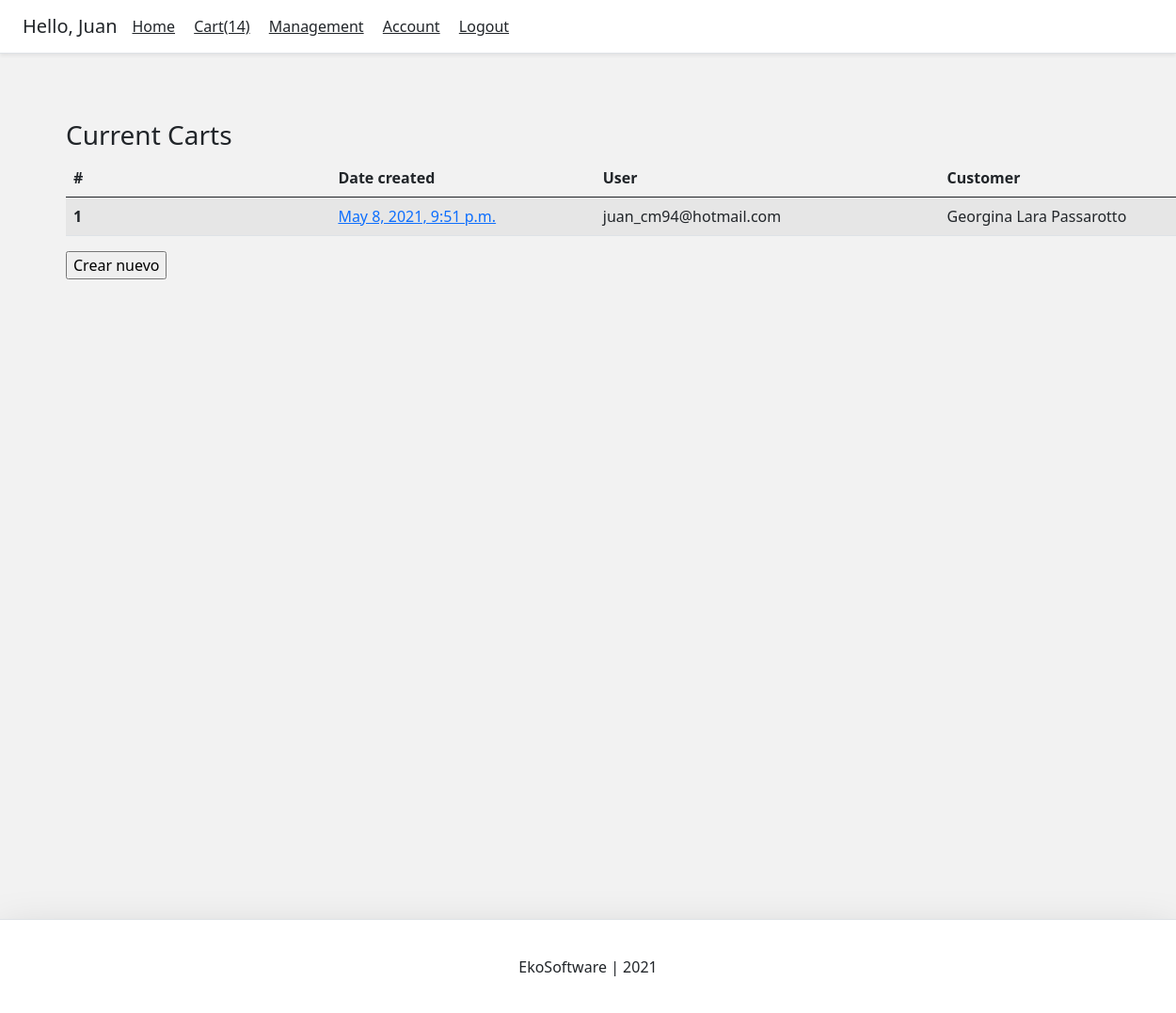
Screenshot of /carts/ (signed in) with the database file from the repository.
### account/models.py (models this page shows, shortened)
class Account(AbstractBaseUser):
    email = models.EmailField(verbose_name="email", max_length=60, unique=True)
    username = models.CharField(
        verbose_name="username", max_length=30, unique=True)
    date_joined = models.DateTimeField(
        verbose_name="date joined", auto_now_add=True)
    last_login = models.DateTimeField(verbose_name="last login", auto_now=True)
    is_admin = models.BooleanField(default=False)
    is_active = models.BooleanField(default=True)
    is_staff = models.BooleanField(default=False)
    is_superuser = models.BooleanField(default=False)
    is_manager = models.BooleanField(default=False)
    first_name = models.CharField(max_length=80)
    last_name = models.CharField(max_length=80)
    USERNAME_FIELD = 'email'
    REQUIRED_FIELDS = ['username']
    objects = MyAccountManager()
    def __str__(self):
        return self.email

### carts/models.py (models this page shows, shortened)
class Cart(models.Model):
    account = models.ForeignKey(
        settings.AUTH_USER_MODEL,
        on_delete=models.CASCADE,
        related_name='+',
        default=None
    )
    customer = models.ForeignKey(
        Customer,
        on_delete=models.CASCADE,
        default=None
    )
    products = models.ManyToManyField(Product, through='CartItem')
    done = models.BooleanField(default=False)
    date_created = models.DateTimeField(
        verbose_name="creation date",
        auto_now_add=True
    )
    class Meta:
        verbose_name = "Cart"
        verbose_name_plural = "Carts"
    def get_absolute_url(self):
        return reverse("carts:cart-detail", kwargs={"id": self.id})

### customer/models.py (models this page shows)
class Customer(models.Model):
    first_name = models.CharField(max_length=80)
    last_name = models.CharField(max_length=80)
    doc_id = models.IntegerField()
    address = models.CharField(max_length=80)
    zip_code = models.CharField(max_length=20)
    city = models.CharField(max_length=80)
    state = models.CharField(max_length=80)
    email = models.EmailField(verbose_name="email", max_length=60, unique=True)
    phone = models.IntegerField()
    slug = models.SlugField(blank=True, unique=True)
    def __str__(self):
        return self.first_name + " " + self.last_name
    class Meta:
        verbose_name = "Customer"
        verbose_name_plural = "Customers"

### carts/views.py (the view)
# urls.py: path('', CartListView.as_view(), name='carts-list'),
class CartListView(ListView):
    template_name = 'carts/carts_list.html'
    queryset = Cart.objects.all()

### mysite/context_processors.py (called while the page is built)
def cart_processor(request):
    if request.user.is_authenticated:
        cart = Cart.objects.get(account=request.user)
        no_products = 0
        for product in cart.products.all():
            products_in_cart = CartItem.objects.get(
                cart=cart,
                product=product
            ).quantity
            no_products += products_in_cart
        str_no_products = f'({no_products})'
    return {
        'cart_items': str_no_products,
        'cart_url': cart.get_absolute_url()
    }

### carts/templates/carts/carts_list.html (shortened to what this page needs)
{% extends 'base.html' %}
{% block content %}
<div class="main">
	<h3>Current Carts</h3>
	<table class="table table-striped table-hover">
		<thead>
			<tr>
				<th width="5%" scope="col">#</th>
				<th width="5%" scope="col">Date created</th>
				<th width="5%" scope="col">User</th>
				<th width="5%" scope="col">Customer</th>
			</tr>
		</thead>
		<tbody>
			{% for instance in object_list %}
			{% include 'carts/snippets/item_cart.html' with cart=instance rownum=forloop.counter %}
			{% endfor %}
		</tbody>
	</table>
	<input type='submit' value='Crear nuevo' />
</div>
{% endblock %}

### templates/snippets/header.html (shortened to what this page needs)
<link href="https://cdn.jsdelivr.net/npm/bootstrap@5.0.0-beta3/dist/css/bootstrap.min.css" rel="stylesheet"
>
<div class="d-flex flex-column flex-md-row align-items-center p-3 px-md-4 mb-3 bg-white border-bottom shadow-sm">
    <h5 class="my-0 me-2 mr-md-auto font-weight-normal">
        {% if request.user.is_authenticated %}
        Hello, {{request.user.username}}
        {% endif %}
    </h5>
    <nav class="my-2 my-md-0 mr-md-3">
        {% if request.user.is_authenticated %}
        <a class="p-2 text-dark" href="{% url 'home' %}">Home</a>
        <a class="p-2 text-dark" href="{{cart_url}}">Cart{{cart_items}}</a>
        {% if request.user.is_authenticated and request.user.is_manager %}
        <a class="p-2 text-dark" href="Management">Management</a>
        {% endif %}
        <a class="p-2 text-dark" href="#">Account</a>
        <a class="p-2 text-dark" href="#">Logout</a>
        {% else %}
        <a class="p-2 text-dark" href="#">Login</a>
        <a class="btn btn-outline-primary" href="#">Register</a>
        {% endif %}
    </nav>
</div>

### carts/templates/carts/snippets/item_cart.html
<tr>
    <th scope="row">{{cart.id}}</th>
    <td><a href="{{ cart.get_absolute_url }}">{{cart.date_created}}</a></td>
    <td>{{cart.account}}</td>
    <td>{{cart.customer}}</td>
</tr>

### templates/snippets/header.html (style rules this page uses)
@media (min-width: 768px) { html { font-size: 16px; } }

### templates/snippets/base_css.html (style rules this page uses)
body { background-color: #f2f2f2; }

### templates/base.html (style rules this page uses)
.main { min-height: 100vh; height: 100%; }

### carts/templates/carts/carts_list.html (style rules this page uses)
.main { margin: 25px; width: 100%; padding: 10px; }
tr { width: 50px; }
th, td { padding: 1px; width: 10%; }

### rows the page displays
Account: user.username "Juan"
Cart: id "1", date_created "May 8, 2021, 9:51 p.m.", account "juan_cm94@hotmail.com", customer "Georgina Lara Passarotto"

### other values shown
{{ cart_items }} "(14)"
